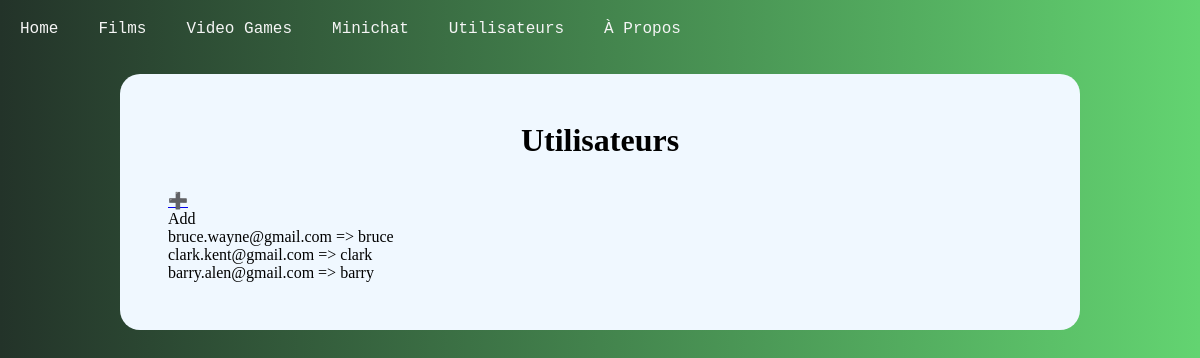
/index.php?users&add, run on the app's committed database.
### tables this page shows
CREATE TABLE `users` (
  `ID` int(11) UNSIGNED NOT NULL,
  `email` varchar(100) NOT NULL,
  `password` varchar(100) NOT NULL,
  `pseudo` varchar(100) NOT NULL,
  `avatar` varchar(255) DEFAULT NULL,
  `created_at` date DEFAULT NULL,
  `modified_at` date DEFAULT NULL
);

### src/controller/users.controller.php (called while the page is built)
<?php
require dirname(__DIR__) . '/model/users.model.php';
require dirname(__DIR__) . '/templates/pages/users.php';

### src/model/users.model.php (called while the page is built, shortened)
<?php
$sql = "SELECT `email`, `pseudo` FROM `users`";
$reponse = $bdd->query($sql);
$users = [];

### src/templates/pages/users.php (the view, shortened to what this page needs)
<div class="container-large">
  <div>
    <h1>Utilisateurs</h1>
    <a href="?users&add" class="Btn_add" title="Ajouter un nouvelle utilisateur">➕</a>
  </div>
  <?= (isset($_GET["add"])) ? 'Add' : 'No Add'; ?>
  <?php
  foreach ($users as $user) {
    echo "<p>" . $user['email'] . " => " . $user['pseudo'] . "</p>";
  }
  ?>
</div>
<?php
require_once dirname(__DIR__) . '/layout.php';
?>

### public/assets/style.css (style rules this page uses)
body { background: linear-gradient(to right, #233329 0%, #63D471 100%); }
.container, .container-large { width: 80%; margin: 0 auto 3rem auto; background-color: aliceblue; padding: 3rem; border-radius: 20px; }
h1 { text-align: center; padding-bottom: 2rem; }

### data on the page
users: email "bruce.wayne@gmail.com", pseudo "bruce"
users: email "clark.kent@gmail.com", pseudo "clark"
users: email "barry.alen@gmail.com", pseudo "barry"
